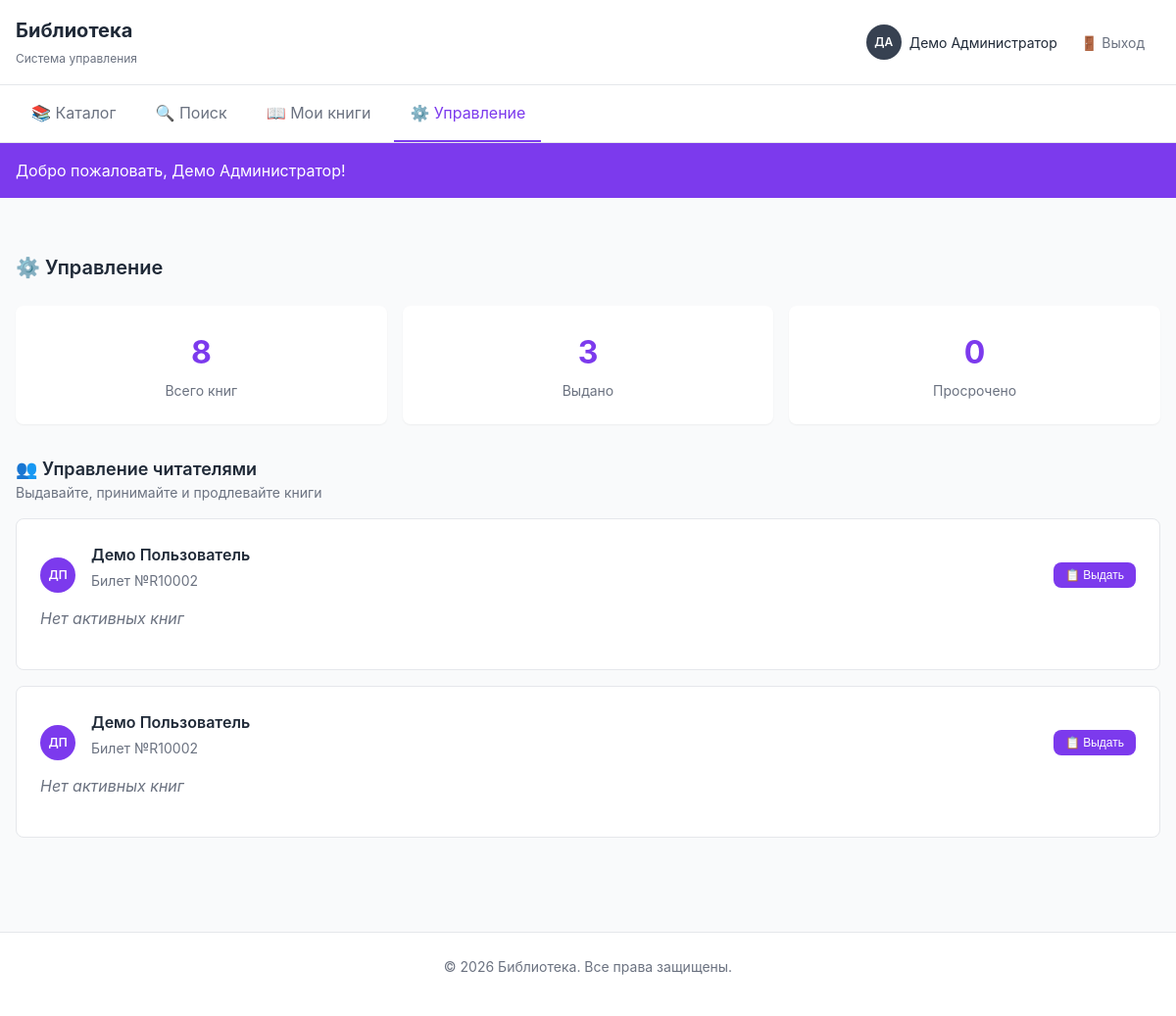
Page /management.php (signed in) on the committed database.
### tables this page shows
CREATE TABLE users (
    id INT AUTO_INCREMENT PRIMARY KEY,
    email VARCHAR(255) NOT NULL UNIQUE,
    password_hash VARCHAR(255) NOT NULL,
    role ENUM('reader', 'admin') NOT NULL DEFAULT 'reader',
    full_name VARCHAR(255) NOT NULL,
    ticket_number VARCHAR(20) UNIQUE,
    created_at DATETIME NOT NULL DEFAULT CURRENT_TIMESTAMP,
    updated_at DATETIME DEFAULT NULL ON UPDATE CURRENT_TIMESTAMP,
    INDEX idx_email (email),
    INDEX idx_role (role),
    INDEX idx_ticket (ticket_number)
);

### includes/functions.php (called while the page is built, shortened)
<?php
require_once 'db.php';
function isLoggedIn() {
    return isset($_SESSION['user_id']);
}
function getCurrentUser() {
    $db = getDB();
    $sql = "SELECT id, email, role, full_name, ticket_number FROM users WHERE id = ?";
    return $db->fetchOne($sql, [$_SESSION['user_id']]);
}
function isAdmin() {
    return isset($_SESSION['role']) && $_SESSION['role'] === ROLE_ADMIN;
}
function escape($string) {
    return htmlspecialchars($string, ENT_QUOTES, 'UTF-8');
}
function getInitials($fullName) {
    $parts = explode(' ', trim($fullName));
    if (count($parts) >= 2) {
        return mb_substr($parts[0], 0, 1) . mb_substr($parts[1], 0, 1);
    }
    return mb_substr($fullName, 0, 2);
}
function getFlashMessage() {
    if (isset($_SESSION['flash_message'])) {
        $message = $_SESSION['flash_message'];
        return $message;
    }
    return null;
}
function getLibraryStatistics() {
    $db = getDB();
    $totalBooks = $db->fetchOne("SELECT COUNT(*) as count FROM books");
    $issuedBooks = $db->fetchOne("SELECT COUNT(*) as count FROM books WHERE status = ?", [BOOK_STATUS_ISSUED]);
    $overdueBooks = $db->fetchOne("SELECT COUNT(*) as count FROM loans WHERE status = ? OR (status = ? AND return_date < CURDATE())",
        [LOAN_STATUS_OVERDUE, LOAN_STATUS_ACTIVE]);
    return [
        'total' => $totalBooks['count'] ?? 0,
        'issued' => $issuedBooks['count'] ?? 0,
        'overdue' => $overdueBooks['count'] ?? 0
    ];
}
?>

### includes/db.php (called while the page is built, shortened)
<?php
class Database {
    private static $instance = null;
    private $connection;
    private function __construct() {
        try {
            $dsn = "mysql:host=" . DB_HOST . ";dbname=" . DB_NAME . ";charset=" . DB_CHARSET;
            $options = [
                PDO::ATTR_ERRMODE            => PDO::ERRMODE_EXCEPTION,
                PDO::ATTR_DEFAULT_FETCH_MODE => PDO::FETCH_ASSOC,
                PDO::ATTR_EMULATE_PREPARES   => false,
            ];
            $this->connection = new PDO($dsn, DB_USER, DB_PASS, $options);
        } catch (PDOException $e) {
            error_log('Database connection error: ' . $e->getMessage());
            http_response_code(500);
            exit('Сервис временно недоступен. Попробуйте обновить страницу позже.');
        }
    }
    public static function getInstance() {
        if (self::$instance === null) {
            self::$instance = new self();
        }
        return self::$instance;
    }
    public function query($sql, $params = []) {
        try {
            $stmt = $this->connection->prepare($sql);
            $stmt->execute($params);
            return $stmt->fetchAll();
        } catch (PDOException $e) {
            error_log("Database query error: " . $e->getMessage());
            return false;
        }
    }
    public function execute($sql, $params = []) {
        try {
            $stmt = $this->connection->prepare($sql);
            return $stmt->execute($params);
        } catch (PDOException $e) {
            error_log("Database execute error: " . $e->getMessage());
            return false;
        }
    }
    public function fetchOne($sql, $params = []) {
        try {
            $stmt = $this->connection->prepare($sql);
            $stmt->execute($params);
            return $stmt->fetch();
        } catch (PDOException $e) {
            error_log("Database fetchOne error: " . $e->getMessage());
            return false;
        }
    }
}
function getDB() {
    return Database::getInstance();
}
?>

### management.php (the view, shortened to what this page needs)
<?php
require_once 'includes/db.php';
require_once 'includes/functions.php';
$db = getDB();
$stats = getLibraryStatistics();
$sql = "SELECT u.id, u.full_name, u.ticket_number, u.email
        FROM users u
        WHERE u.role = ?
        ORDER BY u.full_name ASC";
$readers = $db->query($sql, [ROLE_READER]);
include 'includes/header.php';
?>
<div class="page-header">
    <h2>⚙️ Управление</h2>
</div>
<div class="statistics-grid">
    <div class="stat-card">
        <div class="stat-value"><?= $stats['total'] ?></div>
        <div class="stat-label">Всего книг</div>
    </div>
    <div class="stat-card">
        <div class="stat-value"><?= $stats['issued'] ?></div>
        <div class="stat-label">Выдано</div>
    </div>
    <div class="stat-card">
        <div class="stat-value"><?= $stats['overdue'] ?></div>
        <div class="stat-label">Просрочено</div>
    </div>
</div>
<div class="section">
    <h3>👥 Управление читателями</h3>
    <p class="subtitle">Выдавайте, принимайте и продлевайте книги</p>
    <div class="readers-list">
        <?php foreach ($readers as $reader): ?>
            <div class="reader-card">
                <div class="reader-header">
                    <div class="reader-avatar">
                        <span class="avatar-circle reader">
                            <?= getInitials($reader['full_name']) ?>
                        </span>
                    </div>
                    <div class="reader-info">
                        <h4><?= escape($reader['full_name']) ?></h4>
                        <p class="reader-ticket">Билет №<?= escape($reader['ticket_number']) ?></p>
                    </div>
                    <?php if (empty($reader['active_loans'])): ?>
                        <button class="btn btn-sm btn-primary" onclick='openIssueModal(<?= (int) $reader['id'] ?>, <?= escape(json_encode($reader['full_name'], JSON_HEX_TAG | JSON_HEX_APOS | JSON_HEX_AMP | JSON_HEX_QUOT)) ?>)'>
                            📋 Выдать
                        </button>
                    <?php endif; ?>
                </div>
                <?php if (!empty($reader['active_loans'])): ?>
                    <div class="active-books-section">
                        <h5>АКТИВНЫЕ КНИГИ</h5>
                        <?php foreach ($reader['active_loans'] as $loan): ?>
                            <?php $overdueDays = calculateOverdueDays($loan['return_date']); ?>
                            <div class="active-book-item <?= $overdueDays > 0 ? 'overdue' : '' ?>">
                                <div class="book-info-compact">
                                    <span class="book-icon">📚</span>
                                    <div>
                                        <strong><?= escape($loan['title']) ?></strong><br>
                                        <small>
                                            до <?= formatDate($loan['return_date']) ?>
                                            <?php if ($overdueDays > 0): ?>
                                                <span class="text-danger"> • Просрочено <?= $overdueDays ?> дн.</span>
                                            <?php endif; ?>
                                        </small>
                                    </div>
                                </div>
                                <div class="loan-actions">
                                    <button
                                        class="btn-icon"
                                        onclick='openExtendModal(<?= (int) $loan['id'] ?>, <?= (int) $loan['book_id'] ?>, <?= escape(json_encode($loan['title'], JSON_HEX_TAG | JSON_HEX_APOS | JSON_HEX_AMP | JSON_HEX_QUOT)) ?>, <?= escape(json_encode($reader['full_name'], JSON_HEX_TAG | JSON_HEX_APOS | JSON_HEX_AMP | JSON_HEX_QUOT)) ?>)'
                                        title="Продлить">
                                        ⏰
                                    </button>
                                    <button
                                        class="btn-icon btn-success"
                                        onclick='openReturnModal(<?= (int) $loan['id'] ?>, <?= (int) $loan['book_id'] ?>, <?= escape(json_encode($loan['title'], JSON_HEX_TAG | JSON_HEX_APOS | JSON_HEX_AMP | JSON_HEX_QUOT)) ?>, <?= escape(json_encode($reader['full_name'], JSON_HEX_TAG | JSON_HEX_APOS | JSON_HEX_AMP | JSON_HEX_QUOT)) ?>)'
                                        title="Принять">
                                        ✓
                                    </button>
                                </div>
                            </div>
                        <?php endforeach; ?>
                    </div>
                <?php else: ?>
                    <p class="no-books">Нет активных книг</p>
                <?php endif; ?>
            </div>
        <?php endforeach; ?>
    </div>
</div>
<?php include 'includes/footer.php'; ?>

### includes/header.php (shortened to what this page needs)
<?php
$currentUser = getCurrentUser();
$currentPage = basename($_SERVER['PHP_SELF'], '.php');
?>
<!DOCTYPE html>
<html lang="ru">
<head>
    <link rel="stylesheet" href="css/style.css">
</head>
<body>
    <header class="site-header">
        <div class="container">
            <div class="header-content">
                <div class="logo">
                    <h1><?= SITE_NAME ?></h1>
                    <span class="subtitle"><?= SITE_SUBTITLE ?></span>
                </div>
                <div class="header-actions">
                    <div class="user-menu">
                        <div class="user-avatar">
                            <span class="avatar-circle <?= $currentUser['role'] === ROLE_ADMIN ? 'admin' : 'reader' ?>">
                                <?= getInitials($currentUser['full_name']) ?>
                            </span>
                            <span class="user-name"><?= escape($currentUser['full_name']) ?></span>
                        </div>
                        <a href="logout.php" class="btn-logout" title="Выход">
                            🚪 Выход
                        </a>
                    </div>
                </div>
            </div>
        </div>
    </header>
    <nav class="main-nav">
        <div class="container">
            <ul class="nav-menu">
                <li class="<?= $currentPage === 'index' ? 'active' : '' ?>">
                    <a href="index.php">
                        📚 Каталог
                    </a>
                </li>
                <li class="<?= $currentPage === 'search' ? 'active' : '' ?>">
                    <a href="search.php">
                        🔍 Поиск
                    </a>
                </li>
                <li class="<?= $currentPage === 'my-books' ? 'active' : '' ?>">
                    <a href="my-books.php">
                        📖 Мои книги
                    </a>
                </li>
                <?php if (isAdmin()): ?>
                    <li class="<?= $currentPage === 'management' ? 'active' : '' ?>">
                        <a href="management.php">
                            ⚙️ Управление
                        </a>
                    </li>
                <?php endif; ?>
            </ul>
        </div>
    </nav>
    <?php
    $flash = getFlashMessage();
    if ($flash):
    ?>
        <div class="flash-message flash-<?= $flash['type'] ?>">
            <div class="container">
                <?= escape($flash['message']) ?>
            </div>
        </div>
    <?php endif; ?>
    <main id="main-content" class="main-content" tabindex="-1">
        <div class="container">

### rows in the picture
users: full_name "ДА", full_name "Демо Администратор"
users: full_name "ДП", full_name "Демо Пользователь", ticket_number "R10002"

### other values in the picture
SITE_NAME "Библиотека"
SITE_SUBTITLE "Система управления"
$flash['message'] "Добро пожаловать, Демо Администратор!"
$stats['total'] "8"
$stats['issued'] "3"
$stats['overdue'] "0"
